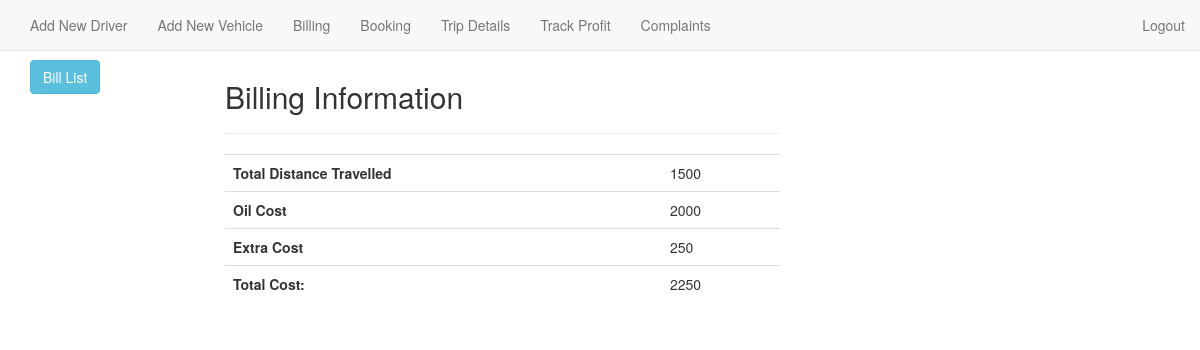
Page /showbill.php?id=21 on the committed database.
### tables this page shows
CREATE TABLE `tripcost` (
  `id` int(11) NOT NULL,
  `booking_id` varchar(50) NOT NULL,
  `username` varchar(100) NOT NULL,
  `total_km` varchar(11) NOT NULL,
  `oil_cost` varchar(11) NOT NULL,
  `extra_cost` varchar(11) NOT NULL,
  `total_cost` varchar(11) NOT NULL,
  `paid` int(11) NOT NULL
);

### showbill.php (the view, shortened to what this page needs)
<?php
   $id= $_GET['id'];
   $conn=mysqli_connect('localhost','root','','vehicle management');
   $sql="SELECT * FROM tripcost WHERE id='$id'";
   $result=mysqli_query($conn,$sql);
   $bill=mysqli_fetch_assoc($result);
?>
<!DOCTYPE html>
<html lang="en">
  <head>
    <link href="css/bootstrap.min.css" rel="stylesheet">
  </head>
  <body>
    <br><br><br>
	 <?php include 'navbar_admin.php';?>
    <div class="container">
      <div class="row">
        <div class="col-md-2">
          <a class="btn btn-info" href="indexbill.php">Bill List</a>
        </div>
        <div class="col-md-6">
        <h2>Billing Information</h2>
        <hr>
        <table class="table" >
          <tr>
            <th >Total Distance Travelled</th>
            <td><?php echo $bill['total_km']; ?></td>
          </tr>
          <tr>
            <th >Oil Cost</th>
            <td><?php echo $bill['oil_cost']; ?></td>
          </tr>
          <tr>
            <th>Extra Cost</th>
            <td><?php echo $bill['extra_cost']; ?></td>
          </tr>
          <tr>
            <th >Total Cost:</th>
            <td><?php echo $bill['total_cost']; ?></td>
          </tr>
        </table>
        </div>
      </div>
    </div>
  </body>
</html>

### rows in the picture
tripcost: total_km "1500", oil_cost "2000", extra_cost "250", total_cost "2250"
